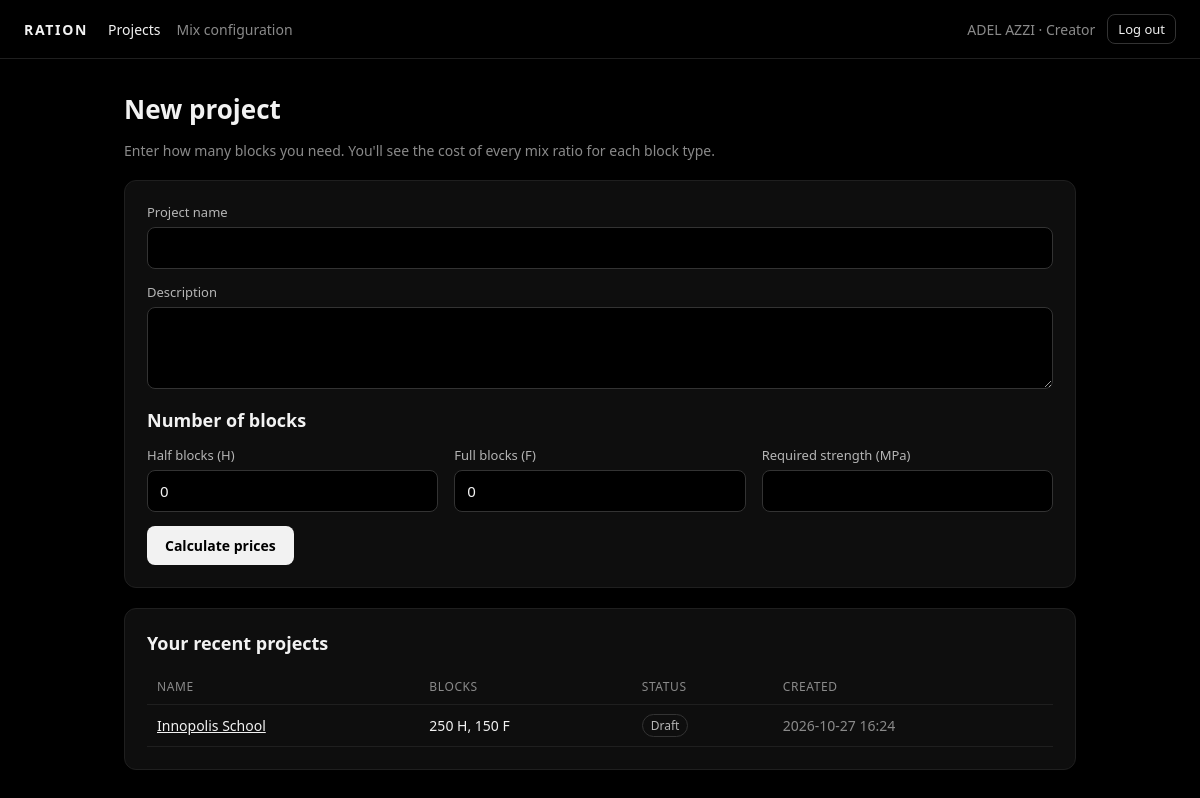
/ (signed in), run on the app's committed database.
### accounts/models.py (models this page shows, shortened)
class User(AbstractUser):
    class Role(models.TextChoices):
        MANAGER = 'manager', 'Manager'
        ACCOUNTANT = 'accountant', 'Accountant'
        CREATOR = 'creator', 'Creator'
    full_name = models.CharField(max_length=150)
    email = models.EmailField(max_length=255, unique=True)
    role = models.CharField(max_length=20, choices=Role.choices, default=Role.CREATOR)
    created_at = models.DateTimeField(auto_now_add=True)
    class Meta:
        db_table = 'users'

### core/models.py (models this page shows, shortened)
class Project(models.Model):
    class Status(models.TextChoices):
        DRAFT = 'draft', 'Draft'
        PENDING = 'pending', 'Pending'
        APPROVED = 'approved', 'Approved'
        DECLINED = 'declined', 'Declined'
        COMPLETED = 'completed', 'Completed'
    name = models.CharField(max_length=255)
    description = models.TextField(null=True, blank=True)
    status = models.CharField(max_length=20, choices=Status.choices, default=Status.DRAFT)
    created_by = models.ForeignKey(
        settings.AUTH_USER_MODEL, on_delete=models.PROTECT, related_name='projects'
    )
    created_at = models.DateTimeField(auto_now_add=True)
    updated_at = models.DateTimeField(auto_now=True)
    class Meta:
        db_table = 'projects'

class ProjectBlock(models.Model):
    project = models.ForeignKey(Project, on_delete=models.CASCADE, related_name='blocks')
    block_type = models.CharField(max_length=1, choices=BlockType.choices)
    quantity = models.PositiveIntegerField()
    required_strength_mpa = models.DecimalField(max_digits=6, decimal_places=2, null=True, blank=True)
    class Meta:
        db_table = 'project_blocks'
        constraints = [
            models.CheckConstraint(condition=Q(quantity__gt=0), name='project_block_quantity_gt_0'),
            models.CheckConstraint(condition=Q(block_type__in=['H', 'F']), name='project_block_type_h_or_f'),
        ]

### core/views.py (the view, shortened to what this page needs)
# urls.py: path('', views.home_view, name='home'),
@login_required
def home_view(request):
    form = ProjectForm(request.POST or None)
    projects = Project.objects.filter(created_by=request.user).order_by('-created_at')[:10]
    return render(request, 'core/home.html', {'form': form, 'projects': projects})

### core/forms.py (shortened to what this page needs)
class ProjectForm(forms.ModelForm):
    half_quantity = forms.IntegerField(label='Half blocks (H)', min_value=0, initial=0, required=False)
    full_quantity = forms.IntegerField(label='Full blocks (F)', min_value=0, initial=0, required=False)
    required_strength_mpa = forms.DecimalField(
        label='Required strength (MPa)', max_digits=6, decimal_places=2, min_value=0, required=False
    )
    class Meta:
        model = Project
        fields = ['name', 'description']
        labels = {'name': 'Project name'}
        widgets = {'description': forms.Textarea(attrs={'rows': 3})}

### core/templates/core/home.html (shortened to what this page needs)
{% extends "core/base.html" %}
{% block content %}
<h1>New project</h1>
<p class="muted">Enter how many blocks you need. You'll see the cost of every mix ratio for each block type.</p>
<form method="post" class="panel" novalidate>
  {% include "core/_field.html" with field=form.name %}
  {% include "core/_field.html" with field=form.description %}
  <h2 style="margin-top: 10px;">Number of blocks</h2>
  <div class="grid">
    {% include "core/_field.html" with field=form.half_quantity %}
    {% include "core/_field.html" with field=form.full_quantity %}
    {% include "core/_field.html" with field=form.required_strength_mpa %}
  </div>
  <button type="submit" class="btn">Calculate prices</button>
</form>
{% if projects %}
<section class="panel">
  <h2>Your recent projects</h2>
  <div class="table-wrap">
    <table>
      <thead><tr><th>Name</th><th>Blocks</th><th>Status</th><th>Created</th></tr></thead>
      <tbody>
        {% for project in projects %}
        <tr>
          <td><a href="{% url 'project_detail' project.pk %}">{{ project.name }}</a></td>
          <td>{% for block in project.blocks.all %}{{ block.quantity }} {{ block.block_type }}{% if not forloop.last %}, {% endif %}{% endfor %}</td>
          <td><span class="tag">{{ project.get_status_display }}</span></td>
          <td class="muted">{{ project.created_at|date:"Y-m-d H:i" }}</td>
        </tr>
        {% endfor %}
      </tbody>
    </table>
  </div>
</section>
{% endif %}
{% endblock %}

### core/templates/core/base.html (shortened to what this page needs)
<!doctype html>
<html lang="en">
<head>
</head>
<body>
  <header>
    <a class="brand" href="{% url 'home' %}">Ration</a>
    <nav>
      <a href="{% url 'home' %}" class="{% if request.resolver_match.url_name == 'home' or request.resolver_match.url_name == 'project_detail' %}active{% endif %}">Projects</a>
      <a href="{% url 'config' %}" class="{% if 'config' in request.path %}active{% endif %}">Mix configuration</a>
    </nav>
    <div class="user">
      <span>{{ user.full_name|default:user.username }} · {{ user.get_role_display }}</span>
      <form method="post" action="{% url 'logout' %}" class="inline-form">
        <button type="submit" class="btn btn-ghost btn-sm">Log out</button>
      </form>
    </div>
  </header>
  <main>
    {% block content %}{% endblock %}
  </main>
</body>
</html>

### core/templates/core/base.html (style rules this page uses)
* { box-sizing: border-box; }
html, body { margin: 0; background: #000; color: #f2f2f2; font-family: system-ui, -apple-system, "Segoe UI", Roboto, sans-serif; }
a { color: #f2f2f2; }
header { display: flex; align-items: center; gap: 20px; flex-wrap: wrap; padding: 14px 24px; border-bottom: 1px solid #1f1f1f; font-size: 14px; }
header .brand { font-weight: 700; letter-spacing: .12em; text-transform: uppercase; text-decoration: none; }
header nav { display: flex; gap: 16px; }
header nav a { color: #8a8a8a; text-decoration: none; }
header nav a.active, header nav a:hover { color: #f2f2f2; }
header .user { margin-left: auto; display: flex; align-items: center; gap: 12px; color: #8a8a8a; }
main { max-width: 1000px; margin: 0 auto; padding: 32px 24px 64px; }
h1 { font-size: 26px; margin: 0 0 6px; }
h2 { font-size: 18px; margin: 0 0 14px; }
.muted { color: #8a8a8a; font-size: 14px; }
.panel { background: #0e0e0e; border: 1px solid #1f1f1f; border-radius: 12px; padding: 22px; margin-top: 20px; }
.grid { display: grid; gap: 16px; grid-template-columns: repeat(auto-fit, minmax(200px, 1fr)); }
input[type=text], input[type=number], input[type=email], input[type=password], select, textarea { width: 100%; padding: 10px 12px; font: inherit; font-size: 15px; color: #f2f2f2; background: #000; border: 1px solid #333; border-radius: 8px; outline: none; }
.btn { display: inline-block; padding: 10px 18px; font: inherit; font-size: 14px; font-weight: 600; color: #000; background: #f2f2f2; border: 0; border-radius: 8px; cursor: pointer; text-decoration: none; }
.btn-ghost { background: none; color: #f2f2f2; border: 1px solid #333; font-weight: 500; }
.btn-sm { padding: 5px 10px; font-size: 13px; }
table { width: 100%; border-collapse: collapse; font-size: 14px; }
th, td { text-align: left; padding: 9px 10px; border-bottom: 1px solid #1f1f1f; vertical-align: middle; }
th { color: #8a8a8a; font-weight: 500; font-size: 12px; text-transform: uppercase; letter-spacing: .05em; }
.table-wrap { overflow-x: auto; }
.tag { display: inline-block; padding: 2px 8px; border-radius: 999px; font-size: 12px; border: 1px solid #333; color: #b5b5b5; }
.inline-form { display: inline; }

### data on the page
User: full_name "ADEL AZZI", role "Creator"
Project: name "Innopolis School", status "Draft", created_at "2026-10-27 16:24"
ProjectBlock: quantity "250", block_type "H"
ProjectBlock: quantity "150", block_type "F"

### other printed values
{{ field.label }} "Project name Description Half blocks (H) Full blocks (F) Required strength (MPa)"
